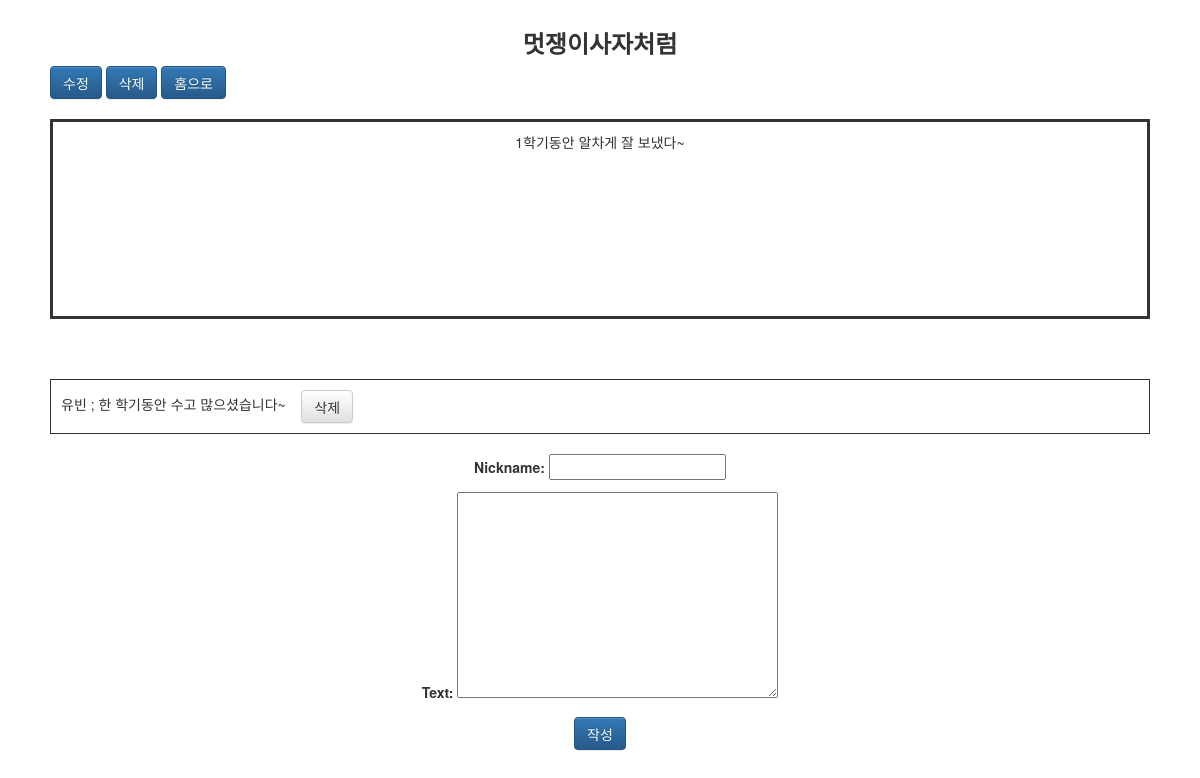
The app's page /write/post/1/ (signed in), older data.
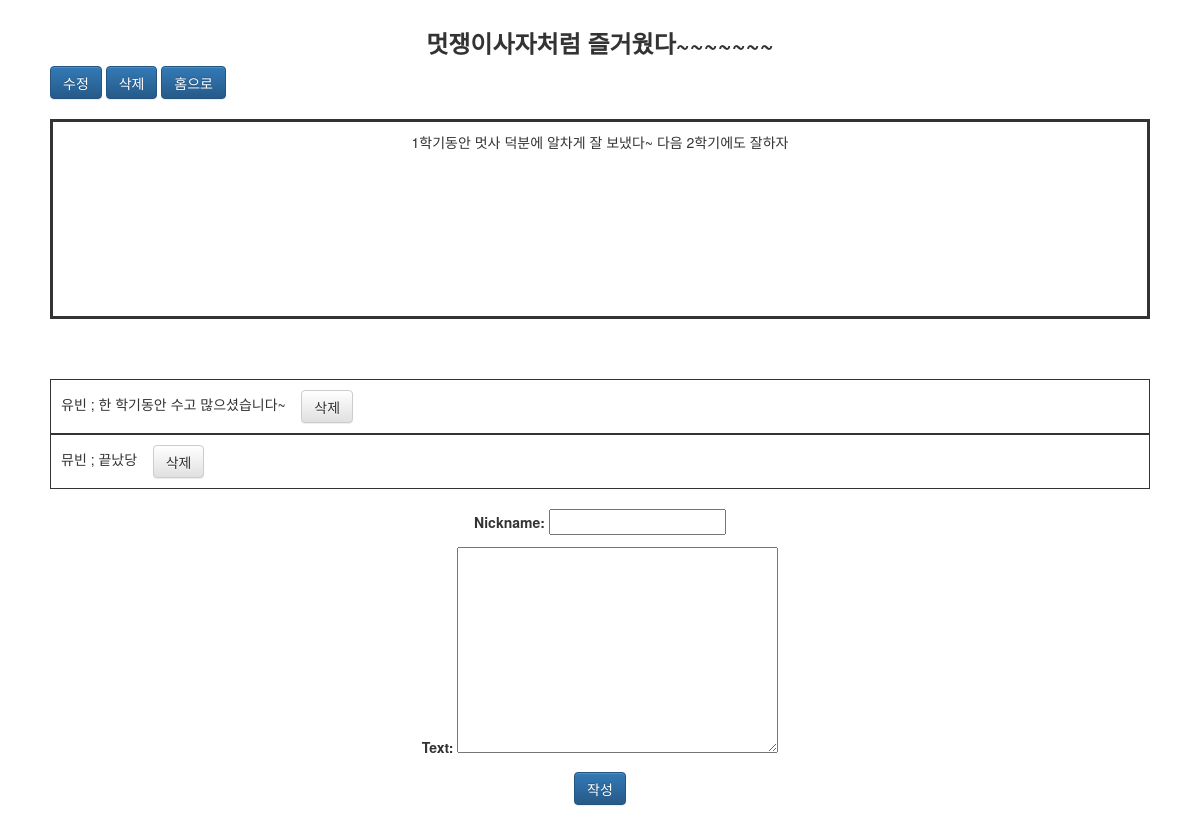
The same page, newer data.
### write/models.py (models this page shows, shortened)
class Post(models.Model):
    title = models.CharField(max_length=200)
    text = models.TextField()

class Comment(models.Model):
    post=models.ForeignKey('write.Post', related_name='comments', on_delete=models.CASCADE)
    nickname= models.CharField(max_length=200)
    text=models.TextField()

### write/views.py (the view)
# urls.py: path('post/<int:post_id>/', write.views.detail, name='detail'),
@login_required
def detail(request, post_id):
        post_detail = get_object_or_404(Post, pk = post_id)
        form = CommentForm()
        return render(request, 'write/detail.html', {'post':post_detail, 'form':form,})

### write/forms.py
class CommentForm(forms.ModelForm):
    class Meta:
        model = Comment
        fields = {'nickname', 'text',}

### write/templates/write/detail.html (shortened to what this page needs)
<head>
</head>
<body>
<div style ="margin-left: 50px; margin-right: 50px; margin-top: 30px">
    <link rel="stylesheet" href="https://maxcdn.bootstrapcdn.com/bootstrap/3.3.2/css/bootstrap.min.css">
    <link rel="stylesheet" href="https://maxcdn.bootstrapcdn.com/bootstrap/3.3.2/css/bootstrap-theme.min.css">
<div>
    <h3 class="text-center"> <strong>{{post.title}}</strong> </h3>
    <a href= "{% url 'edit' post.id %}" button style="height:33px;" class="btn btn-primary" >수정</a>
    <a href= "{% url 'delete' post.id %}" button style="height:33px;" class="btn btn-primary">삭제</a>
    <a href= "{% url 'home'%}" button style="height:33px;" class="btn btn-primary">홈으로</a>
</div class="text-center">
    <br>
    <div style= "border: 3px solid; text-align:center; height: 200px; width: auto; padding:10px;">
        <p>{{post.text}}</p>
    </div>
<br>
<br>
<br>
{% for comment in post.comments.all %}
<div style= "border: 1px solid; height: auto; width: auto; padding:10px;">
     {{comment.nickname}} ; {{comment.text}} &nbsp; &nbsp;<a href="{% url 'comment_delete' comment_id=comment.id %}" button style="height:33px;" class="btn btn-default">삭제</a>
</div>
{% empty %}
<h5 class="text-center"><strong> !! 아무 댓글이 없어요 !! </strong></h5>
{% endfor %}
<br>
<div class="text-center">
    <form method="POST" action="{% url 'add_comment' post.id %}">
        {{form.as_p}}
        <button type = "submit" button style="height:33px;"class="save btn btn-primary">작성</button>
    </form>
</div>
</div>
</body>

Row changes from the older to the newer data that the page shows:
changed Post: title "멋쟁이사자처럼" → "멋쟁이사자처럼 즐거웠다~~~~~~~"; text "1학기동안 알차게 잘 보냈다~" → "1학기동안 멋사 덕분에 알차게 잘 보냈다~ 다음 2학기에도 잘하자"
added Comment: nickname "뮤빈", text "끝났당"
